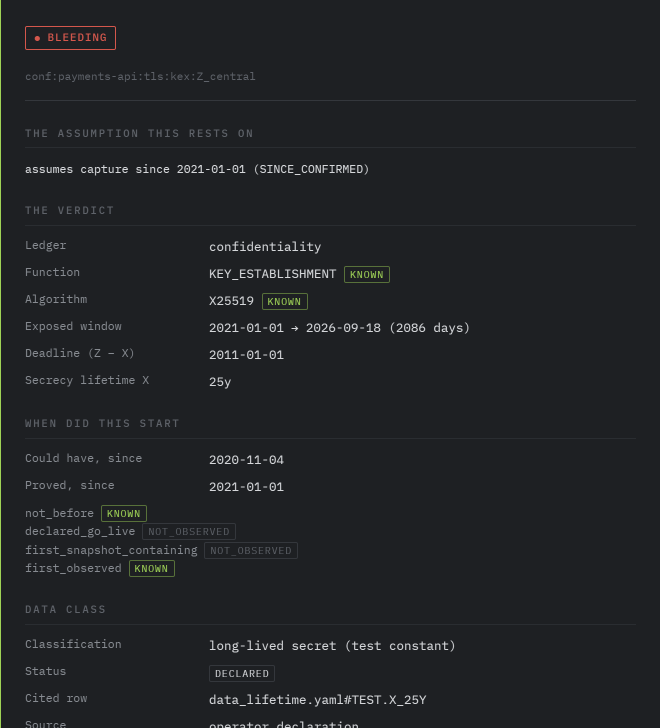
#> input picture docs/deck/screenshots/card_evidence.png, 1320 x 1456 px, given in place of drawer_full.png, which was not available (shown at 1/2 size)
$ python crop_shots.py
#> lines starting #> are read from the running program, lines starting #| are printed output that depends on the picture; pictures that were not available may be replaced by others from this repository, and a replacement may not be noted
"""Crop the captured panels into deck-ready images (2x device scale)."""
import pathlib
from PIL import Image

D = pathlib.Path(__file__).parent / "shots"
S = 2  # device_scale_factor


def crop(src, dst, x0, y0, x1, y1):
#> called with src = 'drawer_full.png', dst = 'card_evidence.png', x0 = 0, y0 = 20, x1 = 660, y1 = 800
    im = Image.open(D / src)
#> im is the input picture: PIL image 1320x1456 RGB; mean R, G, B 33, 35.1, 37.8
    out = im.crop((x0 * S, y0 * S, x1 * S, y1 * S))
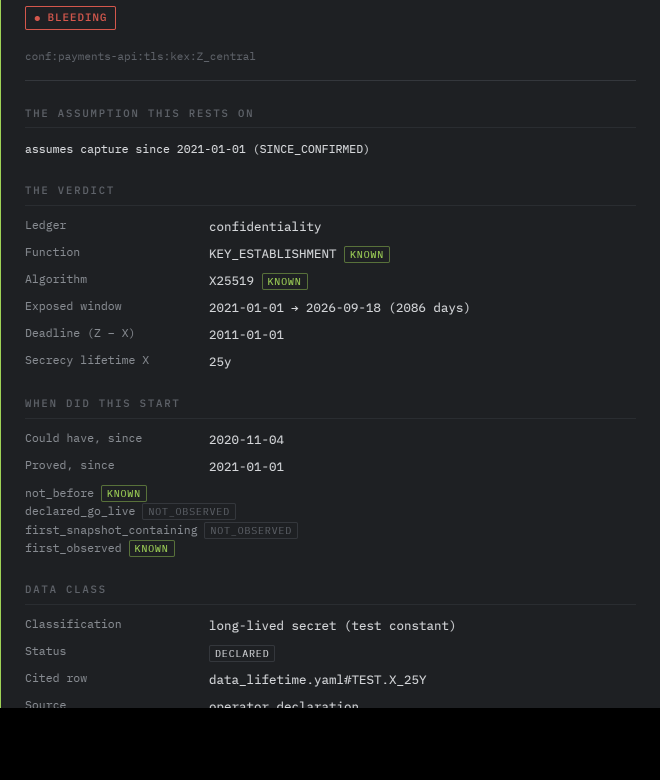
#> out: PIL image 1320x1560 RGB (shown at 1/2 size); mean R, G, B 30.1, 31.9, 34.4
    out.save(D / dst)
    print(dst, out.size)
#| card_evidence.png (1320, 1560)


# 1. the evidence card: verdict -> data class / evidence used
crop("drawer_full.png", "card_evidence.png", 0, 20, 660, 800)

# 2. the replay strip: show your working -> re-run now
crop("drawer_full.png", "strip_replay.png", 8, 1205, 660, 1400)
#> in crop (call 2), `out = im.crop((x0 * S, y0 * S, x1 * S, y1 * S))`: out: PIL image 1304x390 RGB; every value is 0
#| strip_replay.png (1304, 390)

# 3. closure queue: banner, tabs, ranking rule, first two tasks
crop("closure_main.png", "card_closure.png", 0, 0, 1370, 1010)
#> call 3 of crop, with src = 'closure_main.png', dst = 'card_closure.png', x0 = 0, y0 = 0, x1 = 1370, y1 = 1010
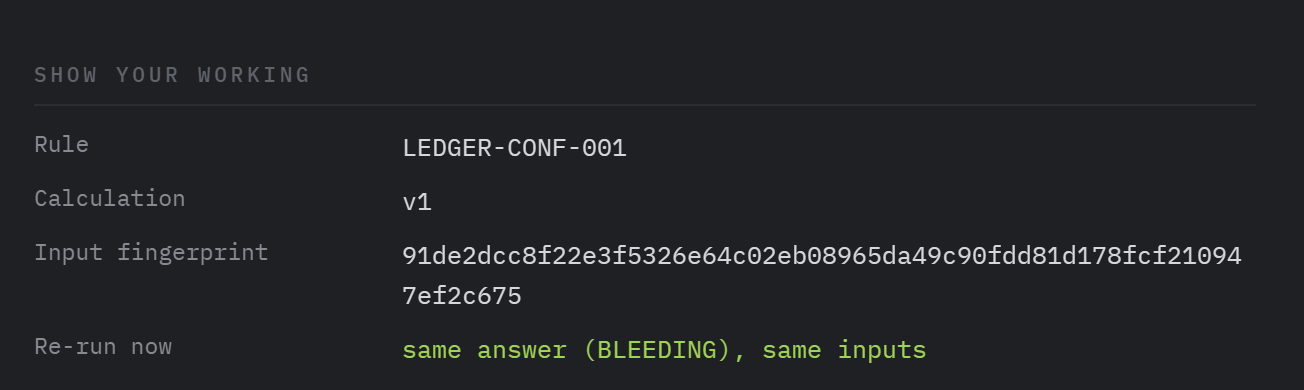
#> input picture docs/deck/screenshots/strip_replay.png, 1304 x 390 px, given in place of closure_main.png, which was not available
#> in crop, im is the input picture: PIL image 1304x390 RGB; mean R, G, B 33.8, 36, 38.4
#> in crop (call 3), `out = im.crop((x0 * S, y0 * S, x1 * S, y1 * S))`:
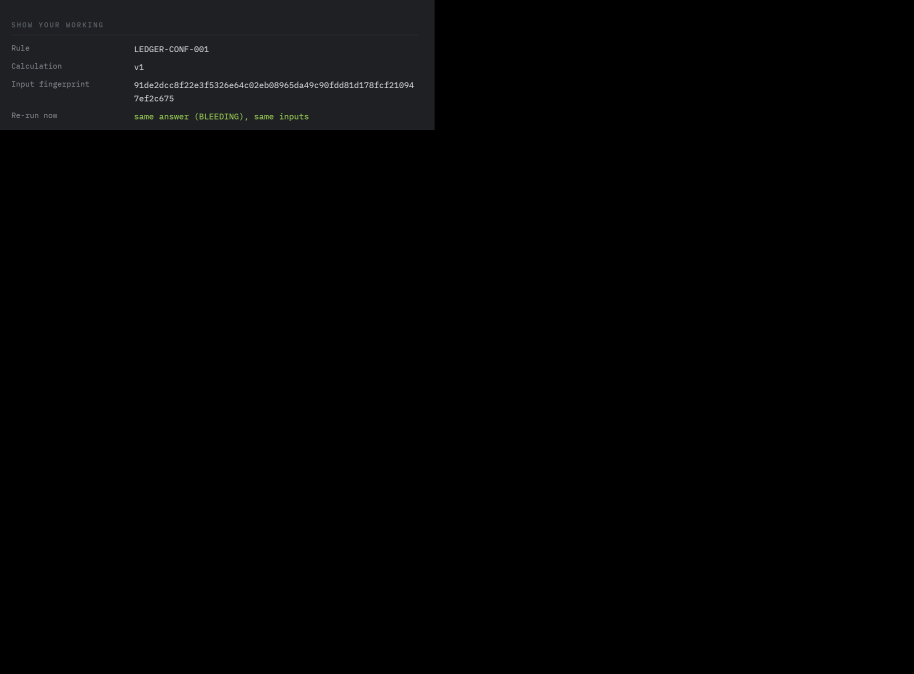
#> out: PIL image 2740x2020 RGB (shown at 1/3 size); mean R, G, B 3.1, 3.3, 3.5
#| card_closure.png (2740, 2020)
